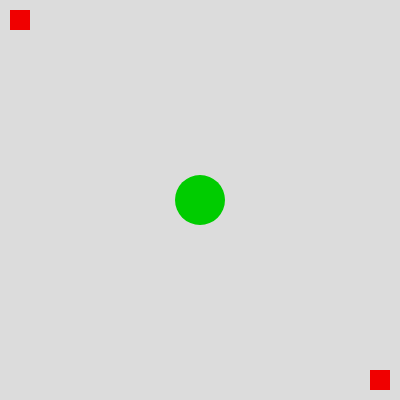
Frame 1 (no input)
Frame 60 (no input): identical to frame 1, image omitted
Frame 120 (the mouse pressed at the canvas centre since frame 60): identical to frame 1, image omitted

The p5.js sketch that drew this single still picture (run headless with seeded random() and noise() and a simulated clock; from frame 60 on, the mouse is pressed at the canvas centre):

// p5.js sketch
// ── sketch.js
function setup() {
  createCanvas(400, 400);
}

function draw() {
  background(220); //Draw the background
  noStroke();
  
  //Set a new color, draw the circlez
  fill(0, 204, 0);
  ellipse(200, 200, 50);
  
  //Set the new color, draw the rectangles
  fill(240, 0, 0);
  rect(10, 10, 20, 20);
  rect(370, 370, 20, 20);
}
